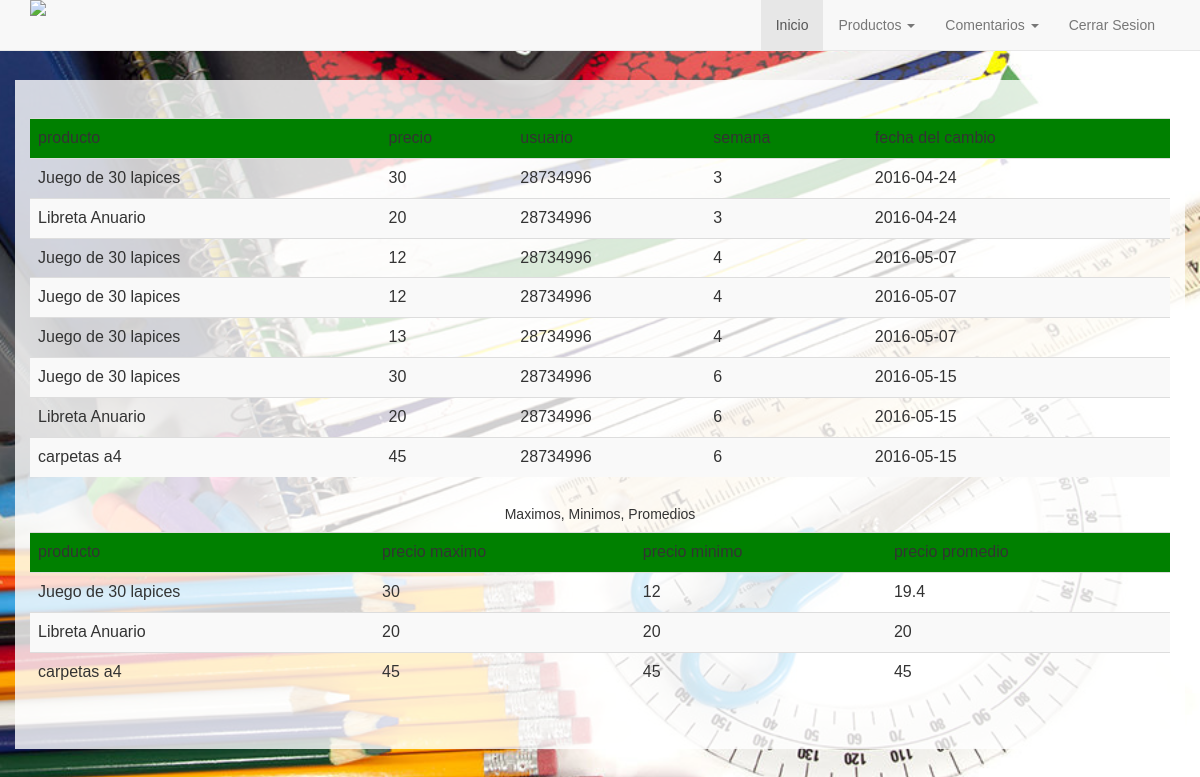
The page /LibrArt/historial_precio.php (signed in) on the database its author committed.
### tables this page shows
CREATE TABLE `producto_precio` (
  `pp_codigo` int(11) NOT NULL,
  `pp_codigo_prod` int(11) DEFAULT NULL,
  `pp_precio` float DEFAULT NULL,
  `pp_fecha_cambio` date DEFAULT NULL,
  `pp_semana` int(11) DEFAULT NULL,
  `pp_usuario` varchar(20) DEFAULT NULL
);

CREATE TABLE `producto` (
  `pr_codigo` int(11) NOT NULL,
  `pr_descripcion` varchar(50) NOT NULL
);

### LibrArt/include/conexion.php (called while the page is built, shortened)
<?php
function ejecutar_sql($sql){
	$resultado = mysql_query($sql);
	return $resultado;
}
?>

### LibrArt/historial_precio.php (the view, shortened to what this page needs)
<?php
include 'superior.php';
$squery = "select * from producto as pr inner join producto_precio as pp on (pr.pr_codigo = pp.pp_codigo_prod)";
$productos = ejecutar_sql($squery);
	echo "<table class='table table-striped' align='center'>";
	echo "<tr style='background-color:green;'>";
	echo "<td>producto";
	echo "</td>";
	echo "<td>precio";
	echo "</td>";
	echo "<td>usuario";
	echo "</td>";
	echo "<td>semana";
	echo "</td>";
	echo "<td>fecha del cambio";
	echo "</td>";
	echo "</tr>";
while($row = mysql_fetch_array($productos))
{
	echo "<tr>";
	echo "<td>";
	echo $row['pr_descripcion'];
	echo "</td>";
	echo "<td>";
	echo $row['pp_precio'];
	echo "</td>";
	echo "<td>";
	echo $row['pp_usuario'];
	echo "</td>";
	echo "<td>";
	echo $row['pp_semana'];
	echo "</td>";
	echo "<td>";
	echo $row['pp_fecha_cambio'];
	echo "</td>";
	echo "</tr>";
}
	echo "</table>";
$squery = "select pr_descripcion as prod, max(pp_precio) as precio_max, min(pp_precio) as precio_min, avg(pp_precio) as promedio from producto_precio as pp inner join producto as pr on (pr.pr_codigo = pp.pp_codigo_prod)group by pp_codigo_prod";
$precioMax = ejecutar_sql($squery);
	echo "<table align='center'>";
	echo "<tr>";
	echo "<td colspan=2>";
	echo "<h5>Maximos, Minimos, Promedios</h5>";
	echo "</td>";
	echo "</tr>";
	echo "</table>";
	echo "<table class='table table-striped' align='center'>";
	echo "<tr style='background-color:green;'>";
	echo "<td>producto";
	echo "</td>";
	echo "<td>precio maximo";
	echo "</td>";
	echo "<td>precio minimo";
	echo "</td>";
	echo "<td>precio promedio";
	echo "</td>";
	echo "</tr>";
while($row = mysql_fetch_array($precioMax))
{
	echo "<tr>";
	echo "<td>";
	echo $row['prod'];
	echo "</td>";
	echo "<td>";
	echo $row['precio_max'];
	echo "</td>";
	echo "<td>";
	echo $row['precio_min'];
	echo "</td>";
	echo "<td>";
	echo $row['promedio'];
	echo "</td>";
	echo "</tr>";
}
echo "</table>";
include 'inferior.php';
?>

### LibrArt/superior.php (shortened to what this page needs)
<html>
	<head>
		<link href="http://maxcdn.bootstrapcdn.com/font-awesome/4.2.0/css/font-awesome.min.css" rel="stylesheet">
	    <link href="css/bootstrap.css" rel="stylesheet">
	    <link href="css/heroic-features.css" rel="stylesheet">
	    <link href="css/estilos.css" rel="stylesheet">
	</head>
	<body class="fondoIndex1">
		<?php
			include ('menu.php');
		?>
		<div class="container jumbotron hero-spacer">

### LibrArt/menu.php (shortened to what this page needs)
<?php
INCLUDE 'include/conexion.php';
$rol = $_SESSION["usuarioRol"];
switch($rol)
{
?>
<?php
	case 2:
?>
    <nav class="navbar navbar-default navbar-fixed-top" role="navigation">
        <div class="container">
            <div class="navbar-header">
                <img class="img_navbar" src="img/logoQuimicaDaico.png">
            </div>
            <div class="collapse navbar-collapse navbar-right" id="bs-example-navbar-collapse-1">
                <ul class="nav navbar-nav">
                    <li class="active">
                        <a onClick='bienvenido()'>Inicio</a>
                    </li>
                    <li class="dropdown">
                        <a href="" class="dropdown-toggle" data-toggle="dropdown" role="button" aria-haspopup="true" aria-expanded="false">Productos <span class="caret"></span></a>
                    </li>
                    <li class="dropdown">
                        <a href="" class="dropdown-toggle" data-toggle="dropdown" role="button" aria-haspopup="true" aria-expanded="false">Comentarios <span class="caret"></span></a>
                    </li>
                    <li>
                        <a onClick='salir()'>Cerrar Sesion</a>
                    </li>
                </ul>
            </div>
        </div>
    </nav>
<?php
	break;
}
?>

### LibrArt/inferior.php (shortened to what this page needs)
		</div>
	</body>
</html>

### LibrArt/css/heroic-features.css (style rules this page uses)
body { padding-top: 60px; }
.hero-spacer { margin-top: 20px; }

### LibrArt/css/estilos.css (style rules this page uses)
.fondoIndex1 { background: url(../img/fondo.jpg) no-repeat center center fixed; background-size: cover; -moz-background-size: cover; -webkit-background-size: cover; -o-background-size: cover; }
.img_navbar { max-height: 50px; }

### rows shown on the page
producto_precio: pp_codigo_prod.pr_descripcion "Juego de 30 lapices", pp_precio "30", pp_usuario "28734996", pp_semana "3", pp_fecha_cambio "2016-04-24"
producto_precio: pp_codigo_prod.pr_descripcion "Libreta Anuario", pp_precio "20", pp_usuario "28734996", pp_semana "3", pp_fecha_cambio "2016-04-24"
producto_precio: pp_codigo_prod.pr_descripcion "Juego de 30 lapices", pp_precio "12", pp_usuario "28734996", pp_semana "4", pp_fecha_cambio "2016-05-07"
producto_precio: pp_codigo_prod.pr_descripcion "Juego de 30 lapices", pp_precio "12", pp_usuario "28734996", pp_semana "4", pp_fecha_cambio "2016-05-07"
producto_precio: pp_codigo_prod.pr_descripcion "Juego de 30 lapices", pp_precio "13", pp_usuario "28734996", pp_semana "4", pp_fecha_cambio "2016-05-07"
producto_precio: pp_codigo_prod.pr_descripcion "Juego de 30 lapices", pp_precio "30", pp_usuario "28734996", pp_semana "6", pp_fecha_cambio "2016-05-15"
producto_precio: pp_codigo_prod.pr_descripcion "Libreta Anuario", pp_precio "20", pp_usuario "28734996", pp_semana "6", pp_fecha_cambio "2016-05-15"
producto_precio: pp_codigo_prod.pr_descripcion "carpetas a4", pp_precio "45", pp_usuario "28734996", pp_semana "6", pp_fecha_cambio "2016-05-15"

### other values the page prints
$row['prod'] "Juego de 30 lapices"
$row['precio_max'] "30"
$row['precio_min'] "12"
$row['promedio'] "19.4"
$row['prod'] "Libreta Anuario"
$row['precio_max'] "20"
$row['precio_min'] "20"
$row['promedio'] "20"
$row['prod'] "carpetas a4"
$row['precio_max'] "45"
$row['precio_min'] "45"
$row['promedio'] "45"
